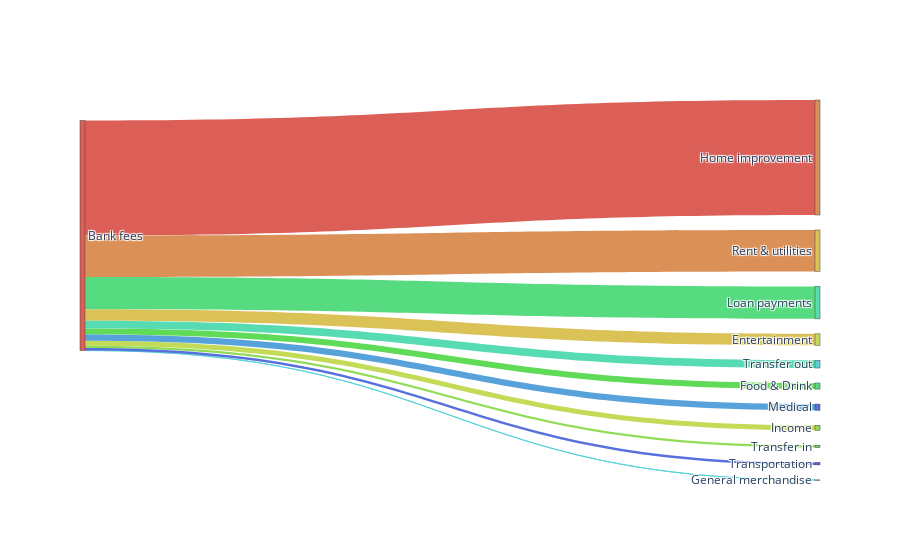

Write notebook code for a chart like this one.
### Code cell
link = dict(source = source,
            target = target,
            value = value,
            color = color_node)
node = dict(label=categories, pad=15, thickness=5, color=color_node)
data = go.Sankey(link=link, node=node)
#plot
fig = go.Figure(data)
fig.show()

### Figure 1 — Plotly figure (JSON) as saved in the notebook; plotly's stock layout.template omitted (floating-point values rounded to 4 significant figures)
{"data": [{"link": {"color": ["#db5f57", "#db9057", "#dbc257", "#c3db57", "#91db57", "#5fdb57", "#57db80", "#57dbb2", "#57d3db", "#57a2db", "#5770db", "#6f57db", "#a157db", "#d357db", "#db57b2", "#db5780"], "source": [0, 0, 0, 0, 0, 0, 0, 0, 0, 0, 0, 0, 0, 0, 0], "target": [1, 2, 3, 4, 5, 6, 7, 8, 9, 10, 11, 12, 13, 14, 15], "value": [60000.0, 21630.0, 5988.0, 2573.0, 1175.0, 3165.0, 16900.0, 4014.0, 60.98, 3234.0, 1260.0]}, "node": {"color": ["#db5f57", "#db9057", "#dbc257", "#c3db57", "#91db57", "#5fdb57", "#57db80", "#57dbb2", "#57d3db", "#57a2db", "#5770db", "#6f57db", "#a157db", "#d357db", "#db57b2", "#db5780"], "label": ["Bank fees", "Home improvement", "Rent & utilities", "Entertainment", "Income", "Transfer in", "Food & Drink", "Loan payments", "Transfer out", "General merchandise", "Medical", "Transportation", "General services", "Personal care", "Travel", "Government & non-profit"], "pad": 15, "thickness": 5}, "type": "sankey"}], "layout": {}}
